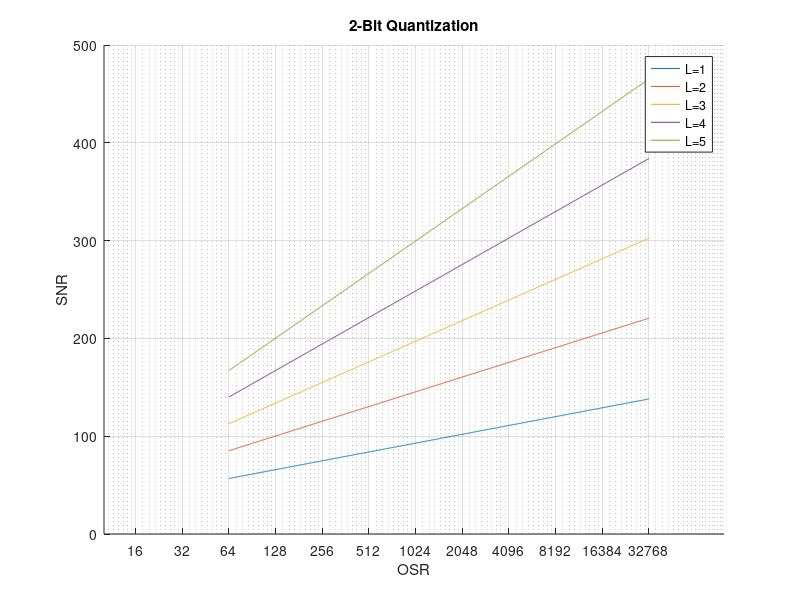

Here is the MATLAB script that generated this plot:
x_ticks = 2.^(0:1:15);  % X-axis ticks: 2, 4, 8, 16, and so on
osr = logspace(log10(64), log10(2^15), 1000);  % X-axis range: from 64 to 2^15 logarithmically spaced

snr = zeros(5, length(osr));
enob = zeros(5, length(osr));

for L = 1:1:5
    snr(L, :) = 1.76 + 6.02 + 10*log10((2*L+1)/pi^(2*L)) + 10*(2*L+1)*log10(osr);
    enob(L, :)=snr(L, :)/6.02-1.76;
end

colors = lines(5);  % Predefined color map
figure;
hold on;
for L = 1:1:5
    plot(osr, snr(L, :), 'Color', colors(L, :));
end
hold off;

legend('L=1', 'L=2', 'L=3', 'L=4', 'L=5');
xlabel('OSR');
ylabel('SNR');
set(gca, 'XScale', 'log');  % Set X-axis to logarithmic scale
set(gca, 'XTick', x_ticks);  % Set X-axis ticks to 2, 4, 8, 16, and so on
set(gca, 'XTickLabel', x_ticks);  % Set X-axis tick labels to the corresponding values

grid on;  % Display grid
title('2-Bit Quantization');  % Add title